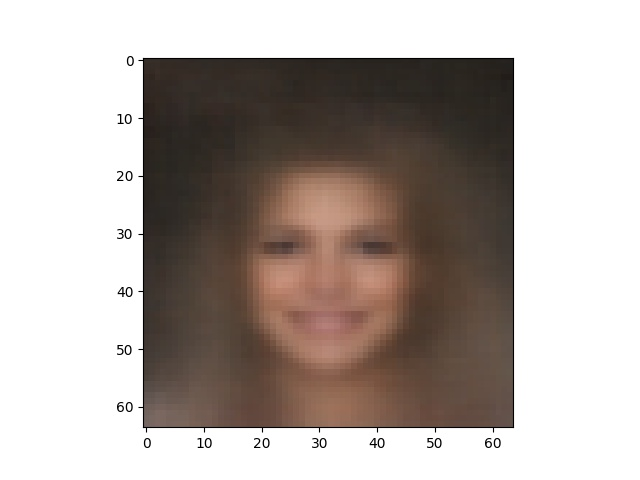
#> input picture CelebA/algo1/i1/0.jpg, 640 x 480 px; its folder holds 4 pictures in this run
$ python subplot.py   (older library calls are emulated)
#> lines starting #> are read from the running program, lines starting #| are printed output that depends on the picture
import matplotlib
matplotlib.use('Agg')
import matplotlib.pyplot as plt
import numpy as np
import random
import numpy as np
import matplotlib.pyplot as plt
import sys, os
from os import path
import math
from scipy.misc import imread

def plot_images():
    folder = path.realpath("i1")
    images = os.listdir(folder)
    print(images)
    i = 0
    #plt.imshow(images[0])
    plt.savefig('./' + "here" + '.jpg')
    plt.figure(figsize=[30,15]) # set image size
    plt.subplots_adjust(wspace = 0)# set distance between the subplots
    for image in images:
        plt.subplot(1,len(images),i+1)
        im = imread(folder+'/'+image)
#> im is the input picture: shape (480, 640, 3); mean R, G, B 180.5, 171.5, 166.5
        i+=1
        imgplot = plt.imshow(im)
        imgplot.axes.get_xaxis().set_visible(False)
        imgplot.axes.get_yaxis().set_visible(False)
        plt.axis('off')
        plt.savefig('./' + "here" + '.jpg')
#> pass 2 of the loop in plot_images, `for image in images:`:
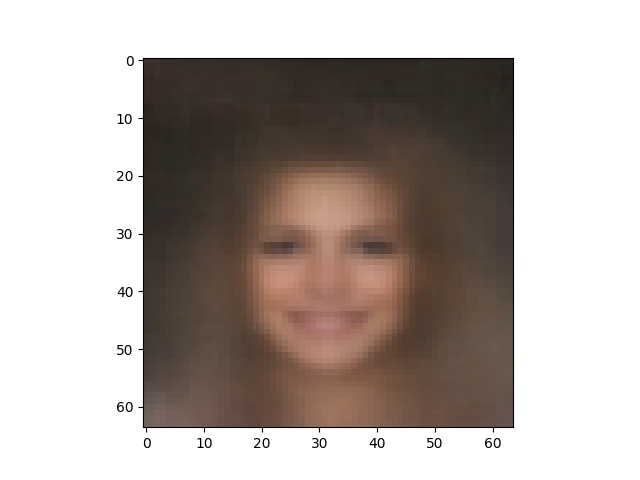
#> input picture CelebA/algo1/i1/1.jpg, 640 x 480 px
#> in plot_images, im is the input picture: shape (480, 640, 3); mean R, G, B 181.7, 172.6, 167.5
#> in plot_images, `plt.savefig('./' + "here" + '.jpg')`:
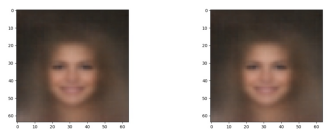
#> figure drawn by matplotlib, 2 panels
#> pass 3 of the loop in plot_images, `for image in images:`:
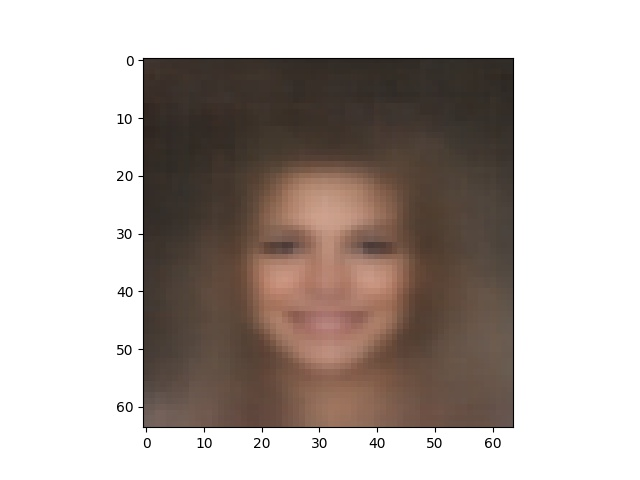
#> input picture CelebA/algo1/i1/2.jpg, 640 x 480 px
#> in plot_images, im is the input picture: shape (480, 640, 3); mean R, G, B 183.1, 173.8, 168.5
#> in plot_images, `plt.savefig('./' + "here" + '.jpg')`:
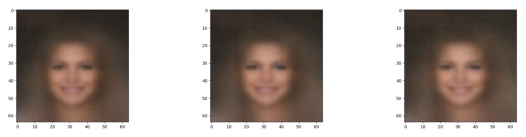
#> figure drawn by matplotlib, 3 panels
#> the loop made 4 passes; the first 3 are shown
    plt.gca().axes.get_xaxis().set_ticklabels([])
    plt.show()
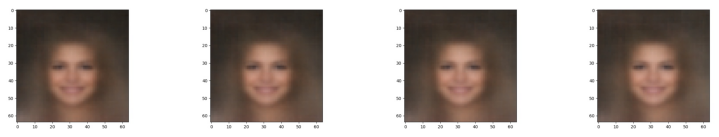
#> figure drawn by matplotlib, 4 panels
    return

plot_images()
